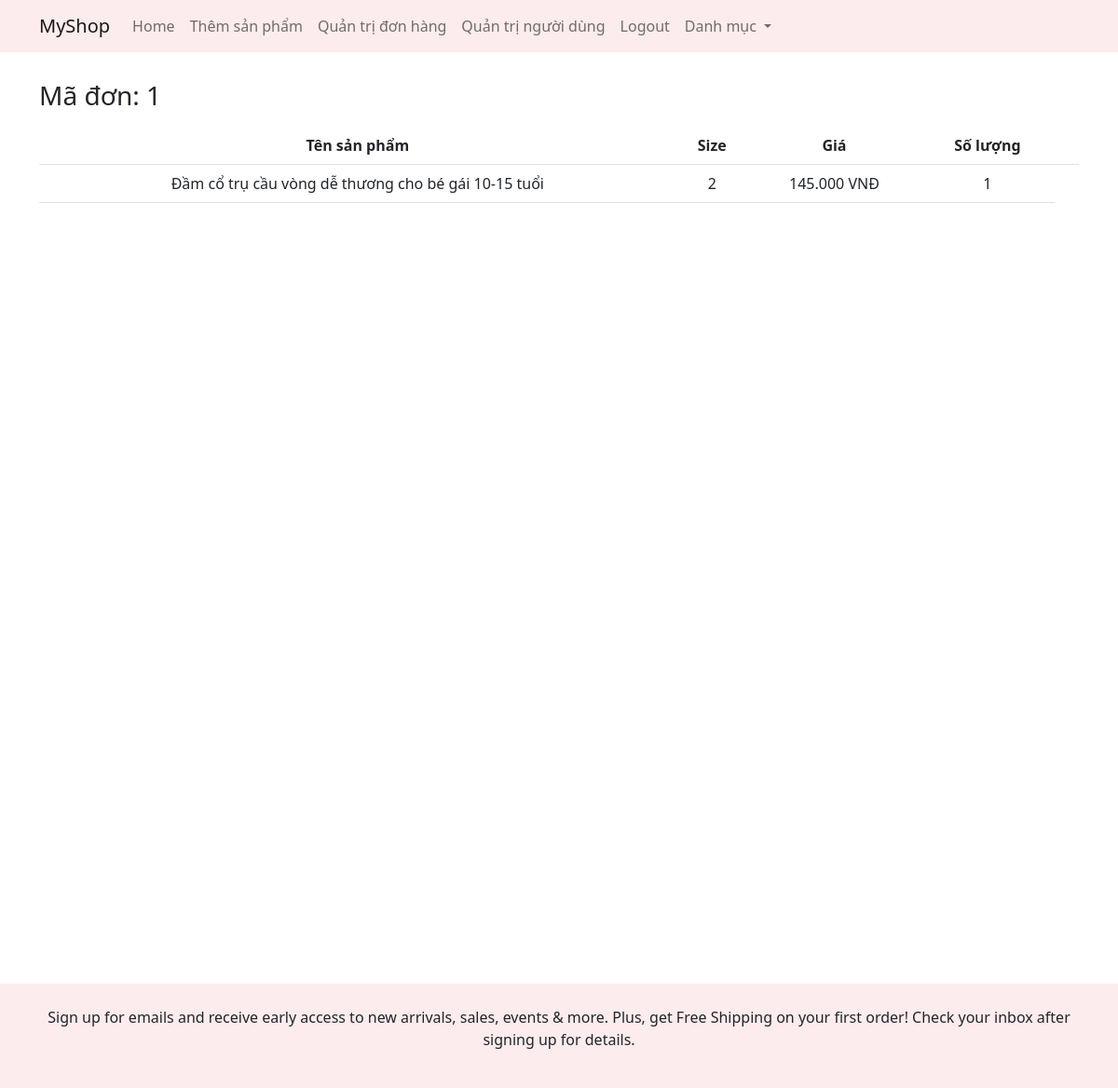
Screenshot of /detaildonhang.php?id=1 with the database file from the repository.
### tables this page shows
CREATE TABLE `ChiTiet` (
  `MaDH` int NOT NULL,
  `MaSP` varchar(50) NOT NULL,
  `SL` int NOT NULL
);

CREATE TABLE `sanpham` (
  `hinh` text NOT NULL,
  `masp` varchar(50) NOT NULL,
  `tensp` text NOT NULL,
  `gia` int NOT NULL,
  `thietKe` text NOT NULL,
  `loaisp` int NOT NULL
);

CREATE TABLE `ChiTietSize` (
  `MaSP` varchar(50) NOT NULL,
  `MaSize` int NOT NULL
);

### class/DonHang.php (called while the page is built, shortened)
<?php
class DonHang {
    public static function getCT($pdo,$id) {
        $sql = "SELECT * FROM ChiTiet WHERE MaDH=:id";
        $stmt = $pdo->prepare($sql);
        $stmt->bindParam(':id', $id, PDO::PARAM_INT);
        if ($stmt->execute()) {
            $stmt->setFetchMode(PDO::FETCH_CLASS, 'DonHang');
            return $stmt->fetchAll();
        }
    }
    public static function getSL($pdo,$sp,$id) {
        $sql = "SELECT SL FROM ChiTiet WHERE MaDH=:id AND MaSP=:sp";
        $stmt = $pdo->prepare($sql);
        $stmt->bindParam(':id', $id, PDO::PARAM_INT);
        $stmt->bindParam(':sp', $sp, PDO::PARAM_STR);
        if ($stmt->execute()) {
            $stmt->setFetchMode(PDO::FETCH_CLASS, 'DonHang');
            return $stmt->fetch();
        }
    }
}
?>

### class/Product.php (called while the page is built, shortened)
<?php
class Product
{
    public static function getOneByID($pdo, $id) {
        $sql = "SELECT * FROM sanpham WHERE masp = :id";
        $stmt = $pdo->prepare($sql);
        $stmt->bindValue(':id', $id, PDO::PARAM_STR);
        if ($stmt->execute()) {
            $stmt->setFetchMode(PDO::FETCH_CLASS, 'Product');
            return $stmt->fetch();
        }
    }
}

### class/Size.php (called while the page is built, shortened)
<?php
class Size {
    public static function getSizeOnePD($pdo,$id) {
        $sql = "SELECT * FROM ChiTietSize WHERE MaSP =:id";
        $stmt = $pdo->prepare($sql);
        $stmt->bindValue(':id', $id, PDO::PARAM_STR);
        if ($stmt->execute()) {
            $stmt->setFetchMode(PDO::FETCH_CLASS, 'Size');
            return $stmt->fetch();
        }
    }
}
?>

### detaildonhang.php (the view, shortened to what this page needs)
<?php
require 'class/Database.php';
require 'class/Product.php';
require 'class/Auth.php';
require 'class/Size.php';
require 'class/Cart.php';
require 'class/DonHang.php';
$db = new Database();
$pdo = $db->getConnect();
$dh = DonHang::getCT($pdo,$_GET['id']);
?>
<?php require 'inc/headerad.php'; ?>
<div class="container" style="height: 1000px; padding-top: 30px;">
<h3>Mã đơn: <?= $_GET['id']?></h3>
    <table class="table my-3">
        <thead>
            <tr class="text-center">
                <th>Tên sản phẩm</th>
                <th>Size</th>
                <th>Giá</th>
                <th>Số lượng</th>
                <th></th>
            </tr>
        </thead>
        <tbody>
        <?php
        foreach ($dh as $row):
            $product = Product::getOneByID($pdo,$row->MaSP);
            $size = Size::getSizeOnePD($pdo,$product->masp);
            $sl= DonHang::getSL($pdo,$row->MaSP,$_GET['id']);
            ?>
                    <tr class="text-center">
                    <td><?= $product->tensp ?></td>
                    <td><?= $size->MaSize ?></td>
                        <td><?= number_format($product->gia, 0, ',', '.') ?> VNĐ</td>
                        <?php foreach ($sl as $key =>$value):
                            if($key =='SL'):?>
                                <td><?= $value?></td>
                            <?php endif;
                        endforeach; ?>
                    </tr>
            <?php
                endforeach;
                ?>
        </tbody>
    </table>
</div>
<?php require 'inc/footer.php'; ?>

### rows the page displays
chitiet: MaSP.tensp "Đầm cổ trụ cầu vòng dễ thương cho bé gái 10-15 tuổi", chitietsize.MaSize "2", MaSP.gia "145.000", value "1"

### other values shown
$_GET['id'] "1"
